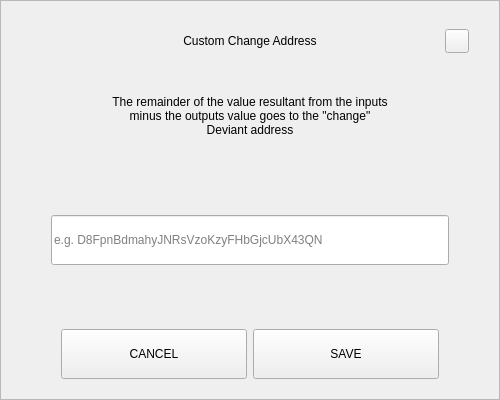
<?xml version="1.0" encoding="UTF-8"?>
<ui version="4.0">
 <class>SendChangeAddressDialog</class>
 <widget class="QDialog" name="SendChangeAddressDialog">
  <property name="geometry">
   <rect>
    <x>0</x>
    <y>0</y>
    <width>500</width>
    <height>400</height>
   </rect>
  </property>
  <property name="windowTitle">
   <string>Dialog</string>
  </property>
  <layout class="QVBoxLayout" name="verticalLayout">
   <property name="spacing">
    <number>0</number>
   </property>
   <property name="leftMargin">
    <number>0</number>
   </property>
   <property name="topMargin">
    <number>0</number>
   </property>
   <property name="rightMargin">
    <number>0</number>
   </property>
   <property name="bottomMargin">
    <number>0</number>
   </property>
   <item>
    <widget class="QFrame" name="frame">
     <property name="styleSheet">
      <string notr="true"/>
     </property>
     <property name="frameShape">
      <enum>QFrame::StyledPanel</enum>
     </property>
     <property name="frameShadow">
      <enum>QFrame::Raised</enum>
     </property>
     <layout class="QVBoxLayout" name="verticalLayout_2" stretch="0,0,0,0,0,0,0">
      <property name="spacing">
       <number>0</number>
      </property>
      <property name="leftMargin">
       <number>30</number>
      </property>
      <property name="topMargin">
       <number>20</number>
      </property>
      <property name="rightMargin">
       <number>30</number>
      </property>
      <property name="bottomMargin">
       <number>20</number>
      </property>
      <item>
       <layout class="QHBoxLayout" name="horizontalLayout_3">
        <property name="spacing">
         <number>0</number>
        </property>
        <item>
         <spacer name="horizontalSpacer_2">
          <property name="orientation">
           <enum>Qt::Horizontal</enum>
          </property>
          <property name="sizeHint" stdset="0">
           <size>
            <width>40</width>
            <height>20</height>
           </size>
          </property>
         </spacer>
        </item>
        <item>
         <widget class="QLabel" name="labelTitle">
          <property name="minimumSize">
           <size>
            <width>0</width>
            <height>40</height>
           </size>
          </property>
          <property name="maximumSize">
           <size>
            <width>16777215</width>
            <height>40</height>
           </size>
          </property>
          <property name="styleSheet">
           <string notr="true">padding-left:24px;</string>
          </property>
          <property name="text">
           <string>Custom Change Address</string>
          </property>
          <property name="alignment">
           <set>Qt::AlignCenter</set>
          </property>
          <property name="margin">
           <number>7</number>
          </property>
         </widget>
        </item>
        <item>
         <spacer name="horizontalSpacer">
          <property name="orientation">
           <enum>Qt::Horizontal</enum>
          </property>
          <property name="sizeHint" stdset="0">
           <size>
            <width>40</width>
            <height>20</height>
           </size>
          </property>
         </spacer>
        </item>
        <item>
         <widget class="QPushButton" name="btnEsc">
          <property name="minimumSize">
           <size>
            <width>24</width>
            <height>24</height>
           </size>
          </property>
          <property name="maximumSize">
           <size>
            <width>24</width>
            <height>24</height>
           </size>
          </property>
          <property name="focusPolicy">
           <enum>Qt::NoFocus</enum>
          </property>
          <property name="text">
           <string/>
          </property>
         </widget>
        </item>
       </layout>
      </item>
      <item>
       <spacer name="verticalSpacer_2">
        <property name="orientation">
         <enum>Qt::Vertical</enum>
        </property>
        <property name="sizeType">
         <enum>QSizePolicy::Fixed</enum>
        </property>
        <property name="sizeHint" stdset="0">
         <size>
          <width>20</width>
          <height>20</height>
         </size>
        </property>
       </spacer>
      </item>
      <item alignment="Qt::AlignHCenter">
       <widget class="QLabel" name="labelMessage">
        <property name="minimumSize">
         <size>
          <width>0</width>
          <height>70</height>
         </size>
        </property>
        <property name="text">
         <string>The remainder of the value resultant from the inputs minus the outputs value goes to the &quot;change&quot; Deviant address</string>
        </property>
        <property name="alignment">
         <set>Qt::AlignCenter</set>
        </property>
        <property name="wordWrap">
         <bool>true</bool>
        </property>
       </widget>
      </item>
      <item>
       <spacer name="verticalSpacer_3">
        <property name="orientation">
         <enum>Qt::Vertical</enum>
        </property>
        <property name="sizeHint" stdset="0">
         <size>
          <width>20</width>
          <height>40</height>
         </size>
        </property>
       </spacer>
      </item>
      <item>
       <layout class="QHBoxLayout" name="horizontalLayout_2">
        <property name="spacing">
         <number>0</number>
        </property>
        <property name="leftMargin">
         <number>20</number>
        </property>
        <property name="rightMargin">
         <number>20</number>
        </property>
        <item>
         <widget class="QLineEdit" name="lineEditAddress">
          <property name="minimumSize">
           <size>
            <width>0</width>
            <height>50</height>
           </size>
          </property>
          <property name="placeholderText">
           <string notr="true">e.g. D8FpnBdmahyJNRsVzoKzyFHbGjcUbX43QN</string>
          </property>
         </widget>
        </item>
       </layout>
      </item>
      <item>
       <spacer name="verticalSpacer">
        <property name="orientation">
         <enum>Qt::Vertical</enum>
        </property>
        <property name="sizeHint" stdset="0">
         <size>
          <width>20</width>
          <height>40</height>
         </size>
        </property>
       </spacer>
      </item>
      <item>
       <layout class="QHBoxLayout" name="horizontalLayout" stretch="2,2">
        <property name="spacing">
         <number>6</number>
        </property>
        <property name="leftMargin">
         <number>30</number>
        </property>
        <property name="rightMargin">
         <number>30</number>
        </property>
        <item>
         <widget class="QPushButton" name="btnCancel">
          <property name="minimumSize">
           <size>
            <width>180</width>
            <height>50</height>
           </size>
          </property>
          <property name="focusPolicy">
           <enum>Qt::NoFocus</enum>
          </property>
          <property name="text">
           <string>CANCEL</string>
          </property>
         </widget>
        </item>
        <item>
         <widget class="QPushButton" name="btnSave">
          <property name="minimumSize">
           <size>
            <width>180</width>
            <height>50</height>
           </size>
          </property>
          <property name="focusPolicy">
           <enum>Qt::NoFocus</enum>
          </property>
          <property name="text">
           <string>SAVE</string>
          </property>
         </widget>
        </item>
       </layout>
      </item>
     </layout>
    </widget>
   </item>
  </layout>
 </widget>
 <resources/>
 <connections/>
</ui>
